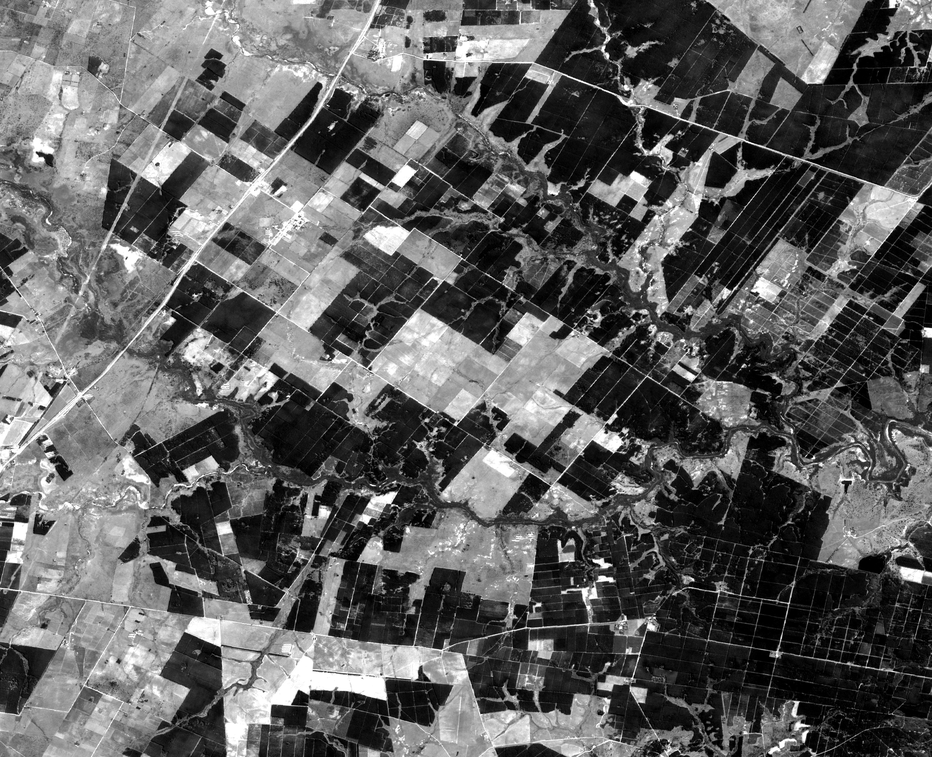
#> input picture Sentinel2_Annual_Median_2022.png, 932 x 757 px, shrunk from 2501 x 2030 before the run, found by its file name
$ jupyter execute --allow-errors generate_tiles.ipynb
#> lines starting #> are read from the running program, lines starting #| are printed output that depends on the picture; after the words box and inside, x2 and y2 are one past the last pixel; in counts of white or black regions, pixels touching at a corner belong together
[cell 1]
from PIL import Image
import os

[cell 2]
# Ruta de la imagen original y la máscara
image_path = r"C:\Users\Facu\Desktop\Deep learning pruebas\Sentinel2_Annual_Median_2022.png"
mask_path = r"C:\Users\Facu\Desktop\Deep learning pruebas\Label_1_Sentinel2_Annual_Median_2022.png"

# Directorio donde guardarás las partes recortadas
output_dir = r"C:\Users\Facu\Desktop\Deep learning pruebas\Images"
os.makedirs(output_dir, exist_ok=True)

# Cargar la imagen y la máscara
image = Image.open(image_path)
#> image is the input picture: PIL image 932x757 L; min 0, max 255, mean 95.1
mask = Image.open(mask_path)
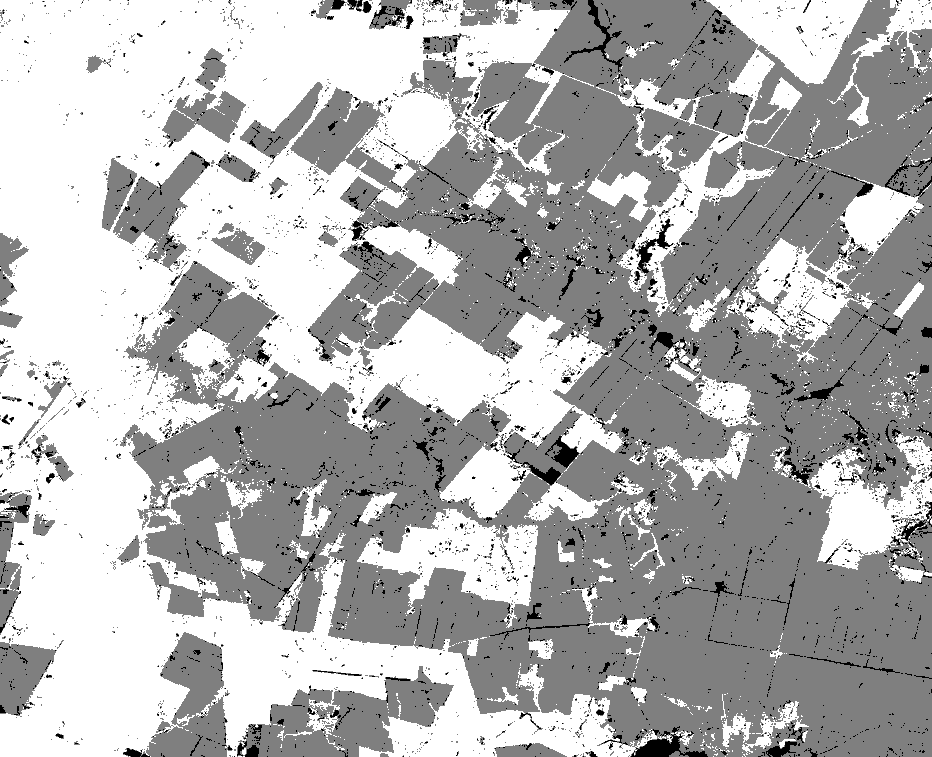
#> input picture Label_1_Sentinel2_Annual_Median_2022.png, 932 x 757 px, shrunk from 2501 x 2030 before the run, found by its file name
#> mask is the input picture: PIL image 932x757 L; min 0, max 2, mean 1.39

# Definir el número de divisiones por eje (en este caso, 50x50)
num_parts = 20
width, height = image.size
#> width = 932; height = 757
tile_width = width // num_parts
#> tile_width = 46
tile_height = height // num_parts
#> tile_height = 37

# Recorrer la imagen y la máscara en una cuadrícula
for i in range(num_parts):
    for j in range(num_parts):
        # Definir los límites del recorte
        left = i * tile_width
        upper = j * tile_height
        right = left + tile_width
        lower = upper + tile_height

        # Recortar la imagen y la máscara
        image_tile = image.crop((left, upper, right, lower))
        mask_tile = mask.crop((left, upper, right, lower))

        # Guardar las partes en archivos
        image_tile.save(os.path.join(output_dir, f"images_{i}_{j}.png"))
        mask_tile.save(os.path.join(output_dir, f"masks_{i}_{j}.png"))
#> this loop made 20 passes
#> pass 1, `image_tile.save(os.path.join(output_dir, f"images_{i}_{j}.png"))`:
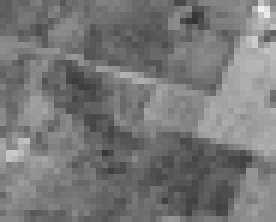
#> saved as images_0_0.png: PIL image 46x37 L (shown 6 times larger); min 52, max 242, mean 119.2
#> pass 1, `mask_tile.save(os.path.join(output_dir, f"masks_{i}_{j}.png"))`:
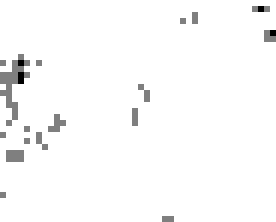
#> saved as masks_0_0.png: PIL image 46x37 L (shown 6 times larger); min 0, max 2, mean 1.96; drawn with min black and max white
#> pass 1, `image_tile.save(os.path.join(output_dir, f"images_{i}_{j}.png"))`:
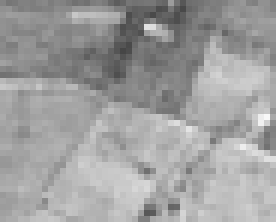
#> saved as images_0_1.png: PIL image 46x37 L (shown 6 times larger); min 70, max 248, mean 159.1
#> pass 1, `mask_tile.save(os.path.join(output_dir, f"masks_{i}_{j}.png"))`:
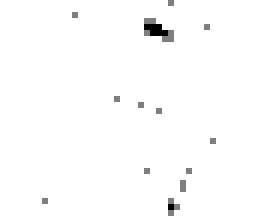
#> saved as masks_0_1.png: PIL image 46x37 L (shown 6 times larger); min 0, max 2, mean 1.98; drawn with min black and max white
#> after the loop:
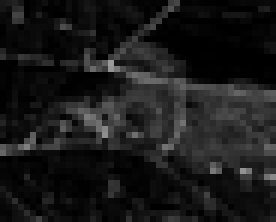
#> image_tile: PIL image 46x37 L (shown 6 times larger); min 0, max 154, mean 25.2
#> after the loop:
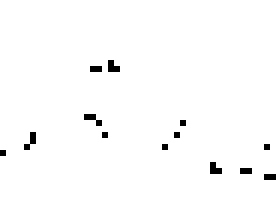
#> mask_tile: PIL image 46x37 L (shown 6 times larger); values 0 (black) and 1 (white), 98.6% white; black in thin lines or dots, all inside (x1, y1, x2, y2) = (0, 10, 46, 30)

print("División de imagen y máscara completada.")
